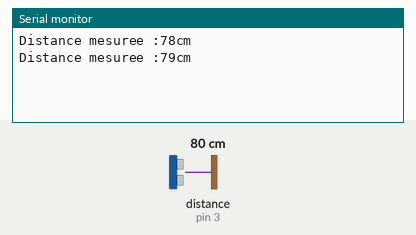
Simulated run of this sketch. Board: Arduino Uno, built with avr-gcc and run on an emulated ATmega328P. Shown: the last lines printed to the serial monitor. Wiring (inferred from the names in the program): ultrasonic range finder: trigger pin 4; echo pin 3. The inputs (shaded band) are chosen by the test bench; at power-on: distance to the obstacle (sensor on pin 3) 80 cm. The echo pulse lasts 58.3 µs per cm.

Above: at 1.8 s.
1.9 s: distance to the obstacle (sensor on pin 3) set to 2 cm
At 2.8 s:
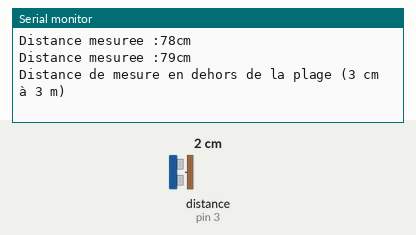
4.5 s: distance to the obstacle (sensor on pin 3) set to 9 cm
At 5.8 s:
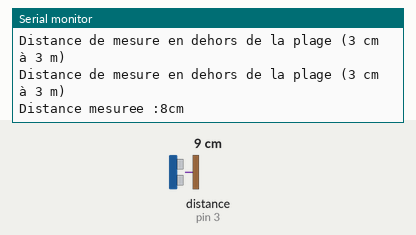
6.0 s: distance to the obstacle (sensor on pin 3) set to 250 cm
At 6.9 s:
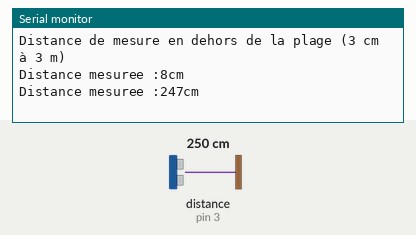
Timing chart, 0 to 9.0 s (numbered marks = the images above; inputs shaded):
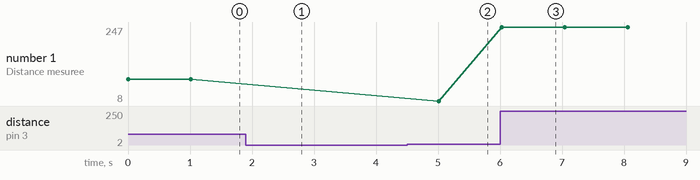

The sketch:

capteur_distance.ino
```cpp
#define Broche_Echo 3 // Broche Echo du HC-SR04 sur D7 //
#define Broche_Trigger 4 // Broche Trigger du HC-SR04 sur D8 //
// Definition des variables
int MesureMaxi = 300; // Distance maxi a mesurer //
int MesureMini = 3; // Distance mini a mesurer //
long Duree;
long Distance;

void setup(){
  pinMode(Broche_Trigger, OUTPUT); // Broche Trigger en sortie //
  pinMode(Broche_Echo, INPUT); // Broche Echo en entree //
  Serial.begin (9600);
}
void loop() {
  // Debut de la mesure avec un signal de 10 µS applique sur TRIG //
  digitalWrite(Broche_Trigger, LOW); // On efface l'etat logique de TRIG //
  delayMicroseconds(2);
  digitalWrite(Broche_Trigger, HIGH); // On met la broche TRIG a "1" pendant 10µS //
  delayMicroseconds(10);
  digitalWrite(Broche_Trigger, LOW); // On remet la broche TRIG a "0" //
  // On mesure combien de temps le niveau logique haut est actif sur ECHO //
  Duree = pulseIn(Broche_Echo, HIGH);
  // Calcul de la distance grace au temps mesure //
  Distance = Duree*0.034/2; // *** voir explications apres l'exemple de code *** //
  // Verification si valeur mesuree dans la plage //
  if (Distance >= MesureMaxi || Distance <= MesureMini) {
  // Si la distance est hors plage, on affiche un message d'erreur //
  Serial.println("Distance de mesure en dehors de la plage (3 cm à 3 m)");
  }
  else {
  // Affichage dans le moniteur serie de la distance mesuree //
  Serial.print("Distance mesuree :");
  Serial.print(Distance);
  Serial.println("cm");
  }
  delay(1000); // On ajoute 1 seconde de delais entre chaque mesure //
}
```

Measured:
- after the input at 1.9 s, the serial monitor: prints a new line after 0.11 s (image 1)
- after the input at 4.5 s, the serial monitor: prints a new line after 0.52 s (image 2)
- after the input at 6.0 s, the serial monitor: prints a new line at once (image 3)
- plotted number 1: 79 → 8 after the input at 4.5 s, 8 → 247 after the input at 6.0 s
